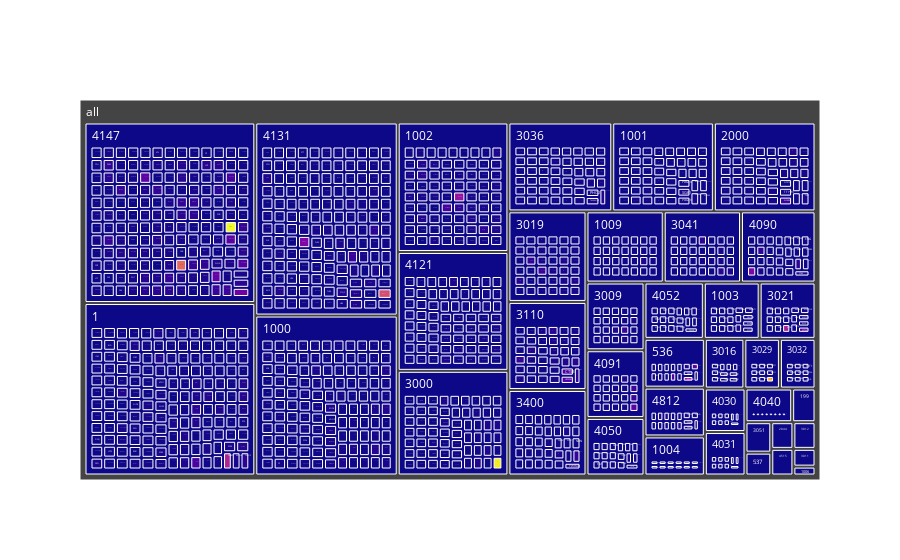

The notebook cell this image was saved under:
### Code cell
fig = make_subplots(cols=1, rows=1)

fig2 = go.Treemap(labels=genes2, parents=parents2)
fig2.marker.colors = values2
fig2.marker.showscale = False
fig.add_trace(fig2)

fig.show()

### Figure 1 — Plotly figure (JSON) as saved in the notebook; plotly's stock layout.template omitted (floating-point values rounded to 4 significant figures; data arrays with more than 128 entries replaced by an {"elided": "..."} marker saying what was removed)
{"data": [{"labels": {"elided": "1353 mixed values"}, "marker": {"colors": {"elided": "1353 float values"}, "showscale": false}, "parents": {"elided": "1353 mixed values"}, "type": "treemap"}], "layout": {"xaxis": {"anchor": "y", "domain": [0, 1]}, "yaxis": {"anchor": "x", "domain": [0, 1]}}}
